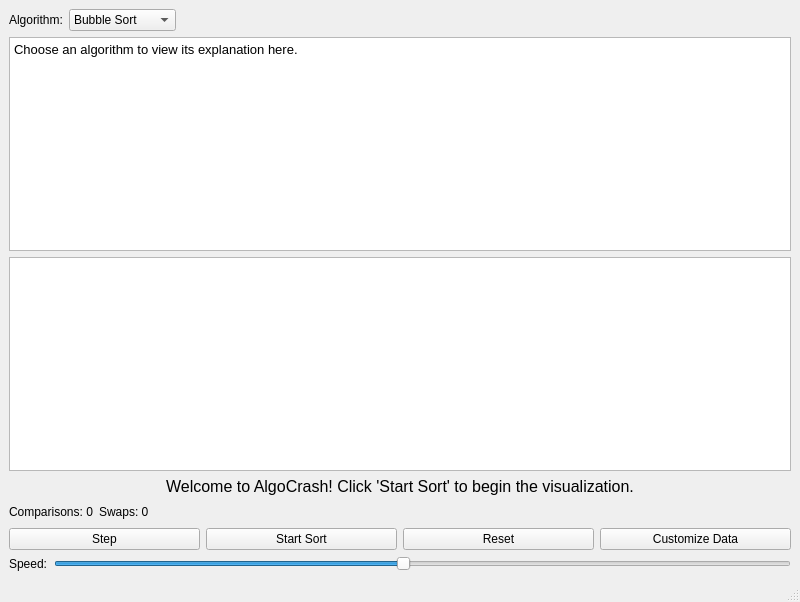
<?xml version="1.0" encoding="UTF-8"?>
<ui version="4.0">
 <class>MainWindow</class>
 <widget class="QMainWindow" name="MainWindow">
  <property name="geometry">
   <rect>
    <x>0</x>
    <y>0</y>
    <width>800</width>
    <height>602</height>
   </rect>
  </property>
  <property name="windowTitle">
   <string>AlgoCrash</string>
  </property>
  <widget class="QWidget" name="centralwidget">
   <layout class="QVBoxLayout" name="verticalLayout">
    <item>
     <layout class="QHBoxLayout" name="algorithmLayout">
      <item>
       <widget class="QLabel" name="algorithmLabel">
        <property name="text">
         <string>Algorithm:</string>
        </property>
       </widget>
      </item>
      <item>
       <widget class="QComboBox" name="algorithmComboBox">
        <item>
         <property name="text">
          <string>Bubble Sort</string>
         </property>
        </item>
        <item>
         <property name="text">
          <string>Selection Sort</string>
         </property>
        </item>
        <item>
         <property name="text">
          <string>Insertion Sort</string>
         </property>
        </item>
       </widget>
      </item>
      <item>
       <spacer name="horizontalSpacer2">
        <property name="orientation">
         <enum>Qt::Orientation::Horizontal</enum>
        </property>
        <property name="sizeHint" stdset="0">
         <size>
          <width>40</width>
          <height>20</height>
         </size>
        </property>
       </spacer>
      </item>
     </layout>
    </item>
    <item>
     <widget class="QTextBrowser" name="algorithmExplanationBrowser">
      <property name="font">
       <font>
        <pointsize>10</pointsize>
       </font>
      </property>
      <property name="html">
       <string notr="true">&lt;!DOCTYPE HTML PUBLIC &quot;-//W3C//DTD HTML 4.0//EN&quot; &quot;http://www.w3.org/TR/REC-html40/strict.dtd&quot;&gt;
&lt;html&gt;&lt;head&gt;&lt;meta name=&quot;qrichtext&quot; content=&quot;1&quot; /&gt;&lt;meta charset=&quot;utf-8&quot; /&gt;&lt;style type=&quot;text/css&quot;&gt;
p, li { white-space: pre-wrap; }
hr { height: 1px; border-width: 0; }
li.unchecked::marker { content: &quot;\2610&quot;; }
li.checked::marker { content: &quot;\2612&quot;; }
&lt;/style&gt;&lt;/head&gt;&lt;body style=&quot; font-family:'.AppleSystemUIFont'; font-size:10pt; font-weight:400; font-style:normal;&quot;&gt;
&lt;p style=&quot; margin-top:0px; margin-bottom:0px; margin-left:0px; margin-right:0px; -qt-block-indent:0; text-indent:0px;&quot;&gt;Choose an algorithm to view its explanation here.&lt;/p&gt;&lt;/body&gt;&lt;/html&gt;</string>
      </property>
     </widget>
    </item>
    <item>
     <widget class="QGraphicsView" name="graphicsView">
      <property name="sizePolicy">
       <sizepolicy hsizetype="Expanding" vsizetype="Expanding">
        <horstretch>0</horstretch>
        <verstretch>0</verstretch>
       </sizepolicy>
      </property>
     </widget>
    </item>
    <item>
     <widget class="QLabel" name="explanationLabel">
      <property name="font">
       <font>
        <pointsize>12</pointsize>
       </font>
      </property>
      <property name="text">
       <string>Welcome to AlgoCrash! Click 'Start Sort' to begin the visualization.</string>
      </property>
      <property name="alignment">
       <set>Qt::AlignCenter</set>
      </property>
     </widget>
    </item>
    <item>
     <layout class="QHBoxLayout" name="statsLayout">
      <item>
       <widget class="QLabel" name="comparisonLabel">
        <property name="text">
         <string>Comparisons: 0</string>
        </property>
       </widget>
      </item>
      <item>
       <widget class="QLabel" name="swapLabel">
        <property name="text">
         <string>Swaps: 0</string>
        </property>
       </widget>
      </item>
      <item>
       <spacer name="horizontalSpacer">
        <property name="orientation">
         <enum>Qt::Orientation::Horizontal</enum>
        </property>
        <property name="sizeHint" stdset="0">
         <size>
          <width>40</width>
          <height>20</height>
         </size>
        </property>
       </spacer>
      </item>
     </layout>
    </item>
    <item>
     <layout class="QHBoxLayout" name="horizontalLayout">
      <item>
       <widget class="QPushButton" name="stepButton">
        <property name="text">
         <string>Step</string>
        </property>
       </widget>
      </item>
      <item>
       <widget class="QPushButton" name="sortButton">
        <property name="text">
         <string>Start Sort</string>
        </property>
       </widget>
      </item>
      <item>
       <widget class="QPushButton" name="resetButton">
        <property name="text">
         <string>Reset</string>
        </property>
       </widget>
      </item>
      <item>
       <widget class="QPushButton" name="customizeButton">
        <property name="text">
         <string>Customize Data</string>
        </property>
       </widget>
      </item>
     </layout>
    </item>

    <!-- 🎚️ New speed slider layout here -->
    <item>
     <layout class="QHBoxLayout" name="speedLayout">
      <item>
       <widget class="QLabel" name="speedLabel">
        <property name="text">
         <string>Speed:</string>
        </property>
       </widget>
      </item>
      <item>
       <widget class="QSlider" name="speedSlider">
        <property name="orientation">
         <enum>Qt::Horizontal</enum>
        </property>
        <property name="minimum">
         <number>100</number>
        </property>
        <property name="maximum">
         <number>2000</number>
        </property>
        <property name="singleStep">
         <number>100</number>
        </property>
        <property name="value">
         <number>1000</number>
        </property>
       </widget>
      </item>
     </layout>
    </item>

   </layout>
  </widget>
  <widget class="QMenuBar" name="menubar">
   <property name="geometry">
    <rect>
     <x>0</x>
     <y>0</y>
     <width>800</width>
     <height>24</height>
    </rect>
   </property>
  </widget>
  <widget class="QStatusBar" name="statusbar"/>
 </widget>
 <resources/>
 <connections/>
</ui>
